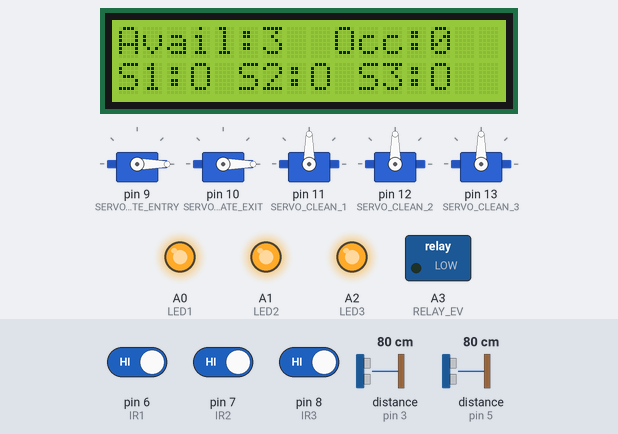
This sketch was run on a simulated Arduino Uno, built with avr-gcc and run on an emulated ATmega328P. Shown: 16×2 character LCD, 5 × servo, switched loads named in the sketch (green lamp = pin HIGH), output pins drawn as LEDs (lit = HIGH). Wiring (inferred from the names in the program): 2 × ultrasonic range finder: trigger pin 2, echo pin 3 / trigger pin 4, echo pin 5. The test bench sets the inputs (shaded band); at power-on: pin 6 (IR1) HIGH, pin 7 (IR2) HIGH, pin 8 (IR3) HIGH, distance to the obstacle (sensors on pin 3, pin 5) 80 cm. The echo pulse lasts 58.3 µs per cm; pins used as bus, display or sensor lines are not drawn; what the sketch prints to the serial monitor is not drawn.

Above: at 1.2 s.
1.3 s: pin 6 (IR1) driven LOW
At 1.8 s:
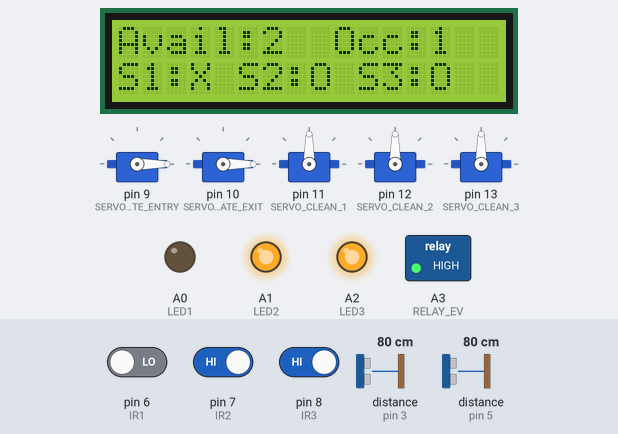
2.8 s: pin 7 (IR2) driven LOW
At 3.6 s:
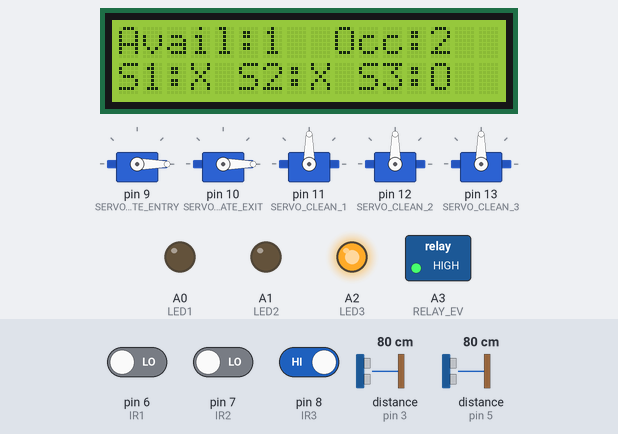
4.3 s: pin 8 (IR3) driven LOW
At 5.2 s:
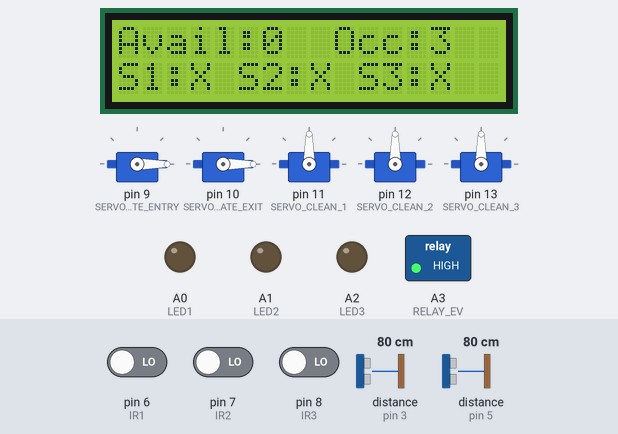
5.8 s: pin 6 (IR1) driven HIGH
At 6.9 s:
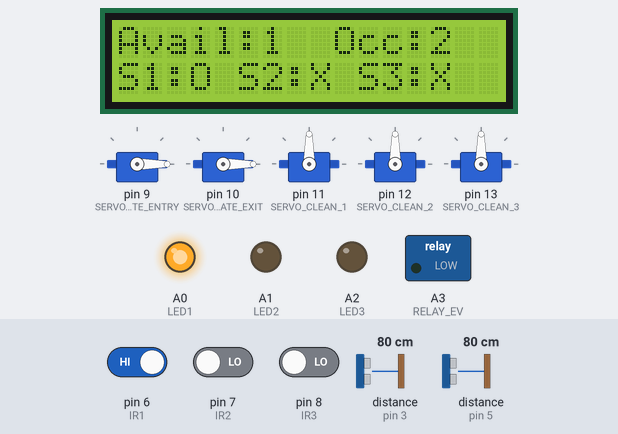
7.3 s: pin 7 (IR2) driven HIGH
At 8.5 s:
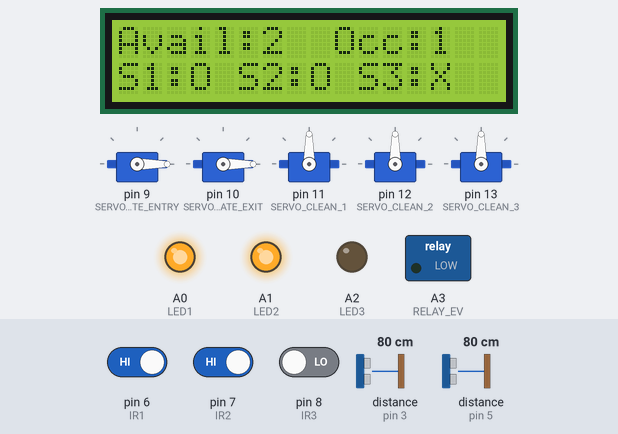
10.3 s: pin 6 (IR1) driven LOW
At 12.1 s:
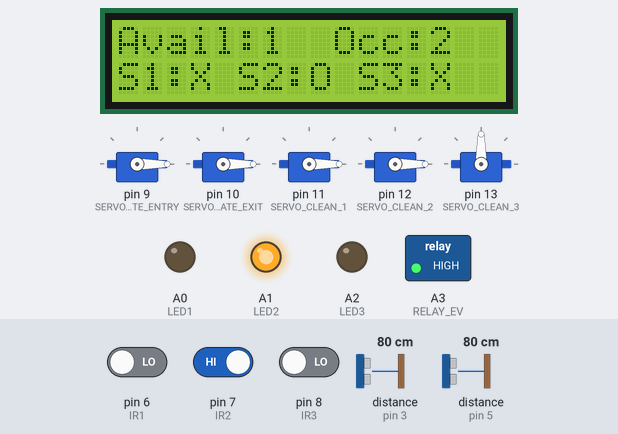
Timing chart, 0 to 13.6 s (numbered marks = the images above; inputs shaded):
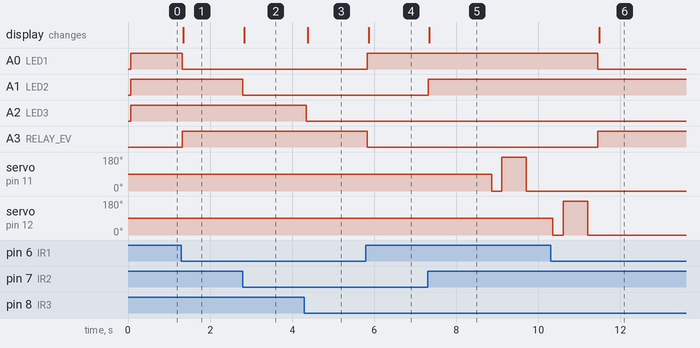

Measured:
- after the input at 1.3 s, A0 (LED1): HIGH → LOW at once; A3 (RELAY_EV): LOW → HIGH at once; the display: changes after 0.05 s (image 1)
- after the input at 2.8 s, A1 (LED2): HIGH → LOW at once; the display: changes at once (image 2)
- after the input at 4.3 s, A2 (LED3): HIGH → LOW after 0.05 s; the display: changes after 0.08 s (image 3)
- after the input at 5.8 s, A0 (LED1): LOW → HIGH at once; A3 (RELAY_EV): HIGH → LOW at once; the display: changes after 0.06 s (image 4)
- after the input at 7.3 s, A1 (LED2): LOW → HIGH at once; the display: changes after 0.05 s (image 5)
- after the input at 10.3 s, A0 (LED1): HIGH → LOW after 1.2 s; A3 (RELAY_EV): LOW → HIGH after 1.2 s; the display: changes after 1.2 s (image 6)

The sketch:

main_arduino_code.ino
```cpp
#include <Wire.h>
#include <LiquidCrystal_I2C.h>
#include <Servo.h>

// ---------------- LCD ----------------
LiquidCrystal_I2C lcd(0x27, 16, 2);

// ---------------- Pins (UNO) ----------------
const int TRIG_ENTRY = 2;
const int ECHO_ENTRY = 3;
const int TRIG_EXIT  = 4;
const int ECHO_EXIT  = 5;

const int IR1 = 6;
const int IR2 = 7;
const int IR3 = 8;

const int SERVO_GATE_ENTRY = 9;
const int SERVO_GATE_EXIT  = 10;

const int SERVO_CLEAN_1 = 11;
const int SERVO_CLEAN_2 = 12;
const int SERVO_CLEAN_3 = 13;

// LEDs on analog pins as digital outputs
const int LED1 = A0;
const int LED2 = A1;
const int LED3 = A2;

const int RELAY_EV = A3;

// ---------------- Servos ----------------
Servo gateEntry, gateExit;
Servo clean1, clean2, clean3;

// ---------------- System config ----------------
const int GATE_OPEN_ANGLE = 90;
const int GATE_CLOSED_ANGLE = 0;
const int GATE_TRIGGER_CM = 3;
const bool IR_ACTIVE_LOW = true;
const unsigned long CLEAN_AFTER_EMPTY_MS = 3000;
const unsigned long STATUS_SEND_PERIOD_MS = 3000;

// ---------------- State ----------------
bool slotOcc[3] = {false, false, false};
bool prevSlotOcc[3] = {false, false, false};

unsigned long slotEmptySince[3] = {0, 0, 0};
bool cleaningDoneForThisEmpty[3] = {false, false, false};

unsigned long lastStatusSendMs = 0;

// ---------------- Helpers ----------------
long readDistanceCm(int trigPin, int echoPin) {
  digitalWrite(trigPin, LOW);
  delayMicroseconds(2);
  digitalWrite(trigPin, HIGH);
  delayMicroseconds(10);
  digitalWrite(trigPin, LOW);

  long duration = pulseIn(echoPin, HIGH, 30000UL);
  if (duration == 0) return 999;
  return duration / 58;
}

bool readIR(int pin) {
  int v = digitalRead(pin);
  return IR_ACTIVE_LOW ? (v == LOW) : (v == HIGH);
}

void setGate(Servo &s, int angle) {
  s.write(angle);
}

void cleanSlot(Servo &s) {
  s.write(0);
  delay(250);
  s.write(180);
  delay(600);
  s.write(0);
  delay(250);
}

void updateLeds() {
  digitalWrite(LED1, slotOcc[0] ? LOW : HIGH);
  digitalWrite(LED2, slotOcc[1] ? LOW : HIGH);
  digitalWrite(LED3, slotOcc[2] ? LOW : HIGH);
}

void updateRelay() {
  digitalWrite(RELAY_EV, slotOcc[0] ? HIGH : LOW);
}

int availableCount() {
  int occ = slotOcc[0] + slotOcc[1] + slotOcc[2];
  return 3 - occ;
}

void updateLCD() {
  lcd.clear();
  lcd.setCursor(0,0);
  lcd.print("Avail:");
  lcd.print(availableCount());
  lcd.print("  Occ:");
  lcd.print(3 - availableCount());

  lcd.setCursor(0,1);
  lcd.print("S1:");
  lcd.print(slotOcc[0] ? "X" : "O");
  lcd.print(" S2:");
  lcd.print(slotOcc[1] ? "X" : "O");
  lcd.print(" S3:");
  lcd.print(slotOcc[2] ? "X" : "O");
}

// ---------------- SERIAL → ESP8266 ----------------
void sendStatusToESP(bool force) {
  unsigned long now = millis();
  if (!force && (now - lastStatusSendMs) < STATUS_SEND_PERIOD_MS) return;
  lastStatusSendMs = now;

  int avail = availableCount();
  int occ = 3 - avail;
  int ev = slotOcc[0] ? 1 : 0;

  Serial.print("PARK,");
  Serial.print(avail); Serial.print(",");
  Serial.print(occ);   Serial.print(",");
  Serial.print(slotOcc[0] ? 1 : 0); Serial.print(",");
  Serial.print(slotOcc[1] ? 1 : 0); Serial.print(",");
  Serial.print(slotOcc[2] ? 1 : 0); Serial.print(",");
  Serial.println(ev);
}

// ---------------- SETUP ----------------
void setup() {
  pinMode(TRIG_ENTRY, OUTPUT);
  pinMode(ECHO_ENTRY, INPUT);
  pinMode(TRIG_EXIT, OUTPUT);
  pinMode(ECHO_EXIT, INPUT);

  pinMode(IR1, INPUT);
  pinMode(IR2, INPUT);
  pinMode(IR3, INPUT);

  pinMode(LED1, OUTPUT);
  pinMode(LED2, OUTPUT);
  pinMode(LED3, OUTPUT);

  pinMode(RELAY_EV, OUTPUT);
  digitalWrite(RELAY_EV, LOW);

  // ✅ Hardware Serial (D0/D1)
  Serial.begin(9600);

  lcd.init();
  lcd.backlight();

  gateEntry.attach(SERVO_GATE_ENTRY);
  gateExit.attach(SERVO_GATE_EXIT);
  clean1.attach(SERVO_CLEAN_1);
  clean2.attach(SERVO_CLEAN_2);
  clean3.attach(SERVO_CLEAN_3);

  setGate(gateEntry, GATE_CLOSED_ANGLE);
  setGate(gateExit, GATE_CLOSED_ANGLE);

  slotOcc[0] = readIR(IR1);
  slotOcc[1] = readIR(IR2);
  slotOcc[2] = readIR(IR3);

  updateLeds();
  updateRelay();
  updateLCD();
  sendStatusToESP(true);
}

// ---------------- LOOP ----------------
void loop() {
  long dEntry = readDistanceCm(TRIG_ENTRY, ECHO_ENTRY);
  setGate(gateEntry, dEntry <= GATE_TRIGGER_CM ? GATE_OPEN_ANGLE : GATE_CLOSED_ANGLE);

  long dExit = readDistanceCm(TRIG_EXIT, ECHO_EXIT);
  setGate(gateExit, dExit <= GATE_TRIGGER_CM ? GATE_OPEN_ANGLE : GATE_CLOSED_ANGLE);

  bool newOcc[3];
  newOcc[0] = readIR(IR1);
  newOcc[1] = readIR(IR2);
  newOcc[2] = readIR(IR3);

  bool changed = false;
  unsigned long now = millis();

  for (int i = 0; i < 3; i++) {
    prevSlotOcc[i] = slotOcc[i];
    slotOcc[i] = newOcc[i];

    if (slotOcc[i] != prevSlotOcc[i]) {
      changed = true;
      if (!slotOcc[i]) {
        slotEmptySince[i] = now;
        cleaningDoneForThisEmpty[i] = false;
      } else {
        slotEmptySince[i] = 0;
        cleaningDoneForThisEmpty[i] = true;
      }
    }

    if (!slotOcc[i] && slotEmptySince[i] != 0 && !cleaningDoneForThisEmpty[i]) {
      if (now - slotEmptySince[i] >= CLEAN_AFTER_EMPTY_MS) {
        if (i == 0) cleanSlot(clean1);
        if (i == 1) cleanSlot(clean2);
        if (i == 2) cleanSlot(clean3);
        cleaningDoneForThisEmpty[i] = true;
        changed = true;
      }
    }
  }

  if (changed) {
    updateLeds();
    updateRelay();
    updateLCD();
    sendStatusToESP(true);
  } else {
    sendStatusToESP(false);
  }

  delay(50);
}
```
